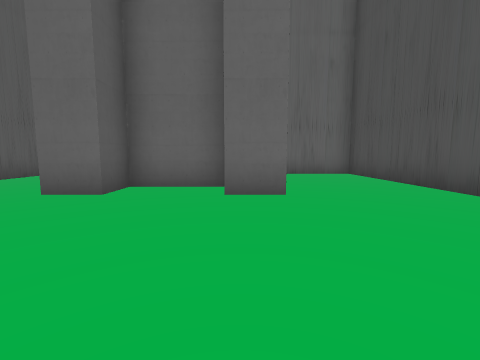
View 1 (above)

24 first-person views from a walk through a scene from a Unity 3-D project. The camera is 1.3 m above the floor, tilts 6° down and sees 90° across. The floor is counted in squares, 2 m on a side. Each view is taken from the middle of a square. On the plan, view 1 faces up. The plan holds only what a view shows up to about 9 squares ahead; the rest is blank. The place goes on beyond the plan. The player is left out. Some surface patterns are stand-ins.

View 2
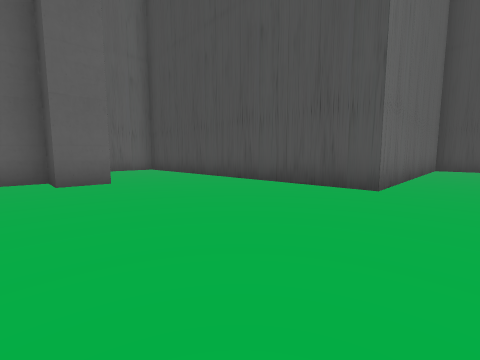

View 3
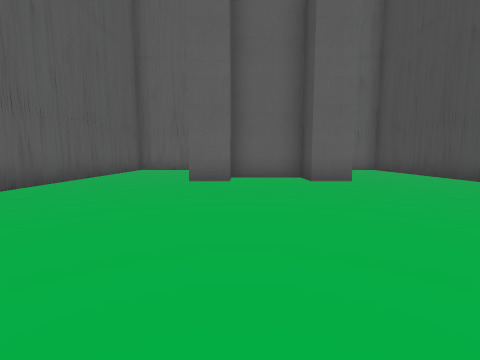

View 4
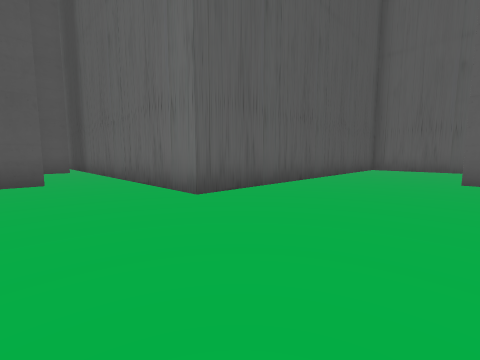

View 5
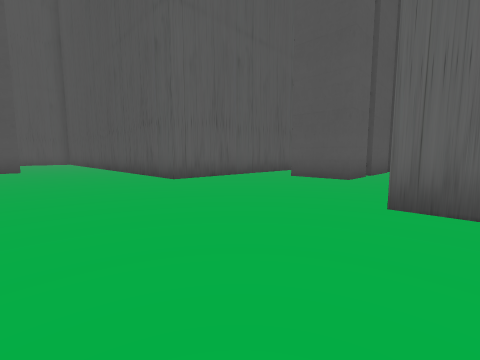

View 6
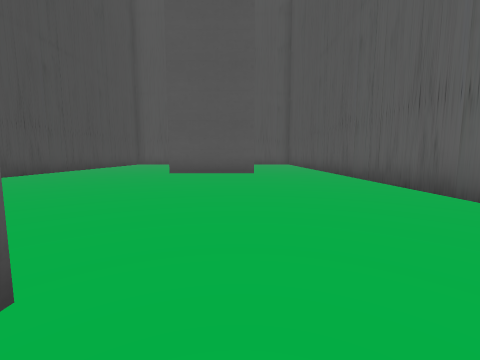

View 7
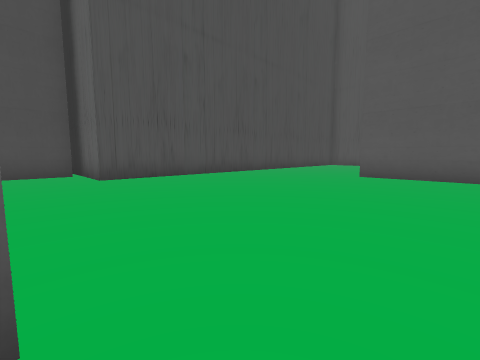

View 8
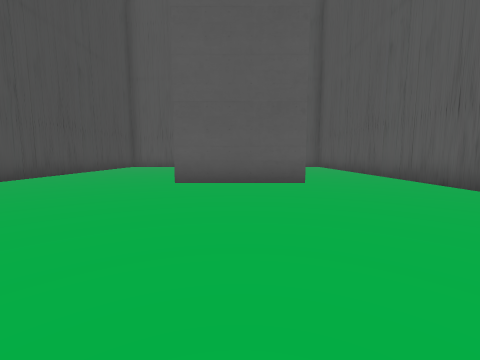

View 9
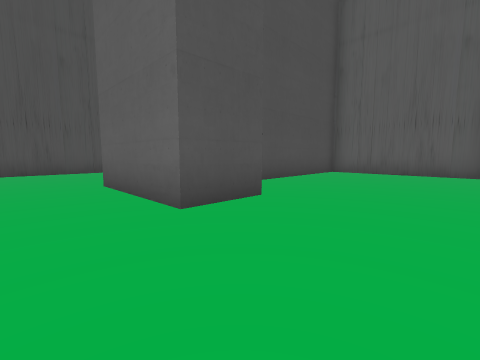

View 10
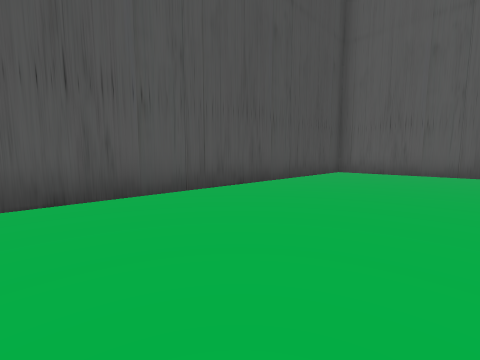

View 11
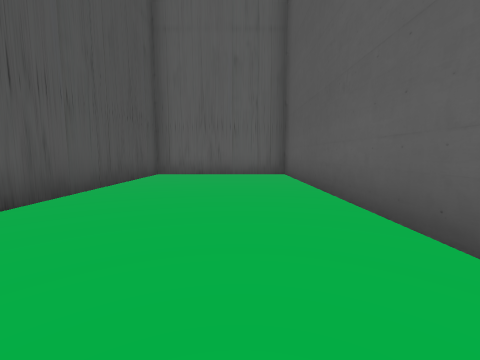

View 12
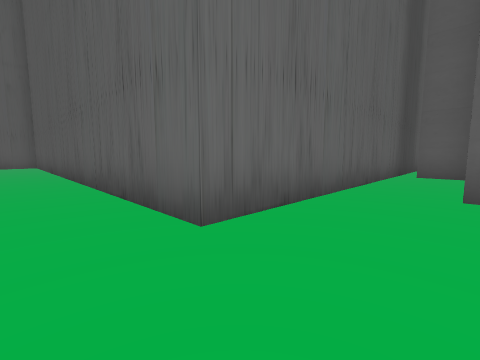

View 13
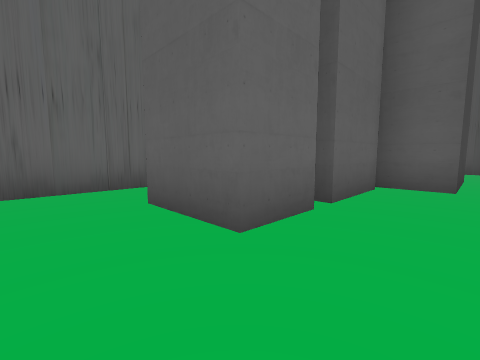

View 14
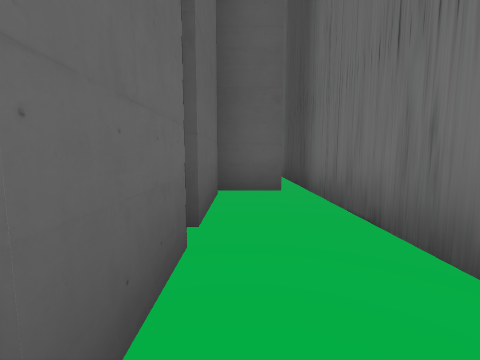

View 15
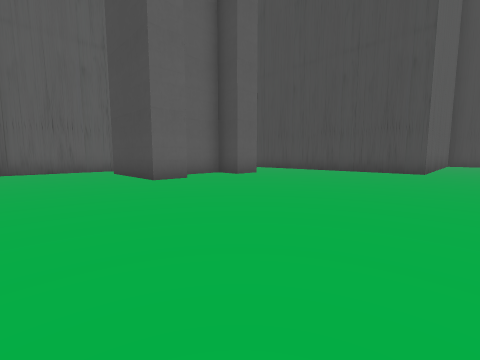

View 16
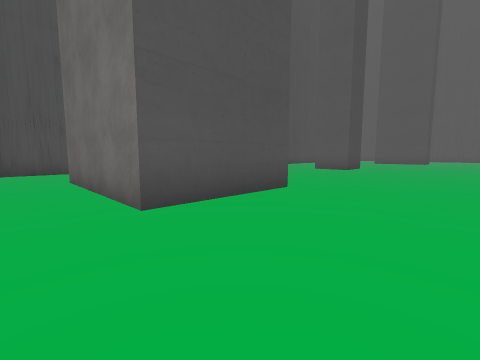

View 17
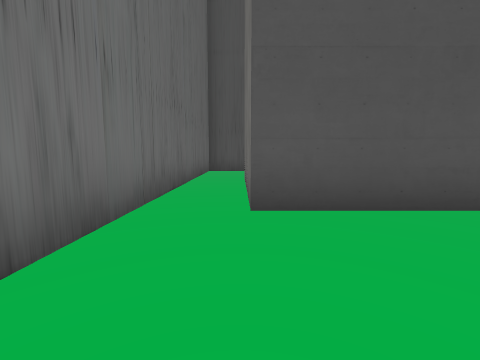

View 18
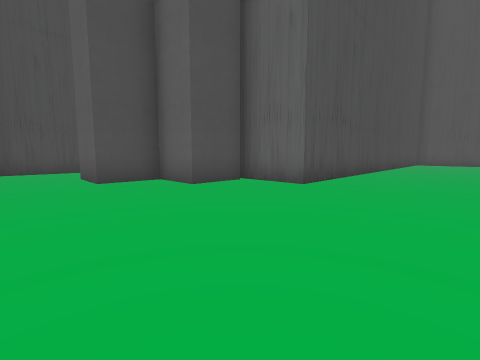

View 19
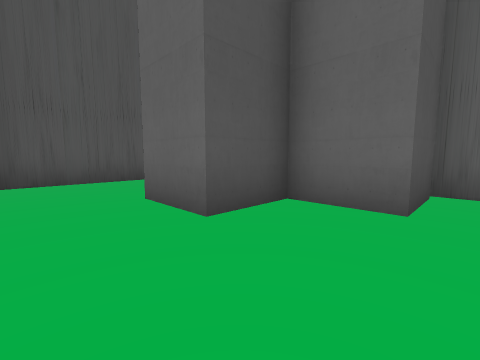

View 20
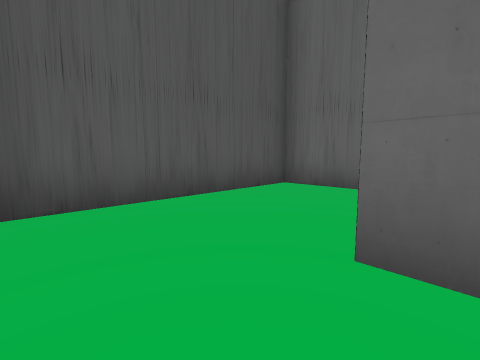

View 21
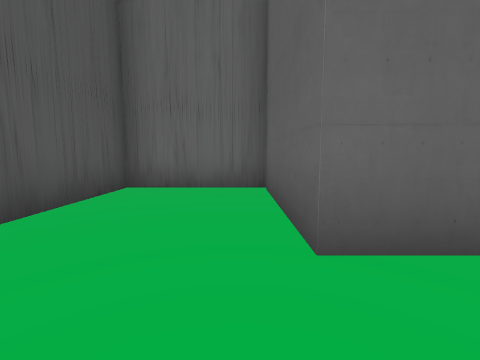

View 22
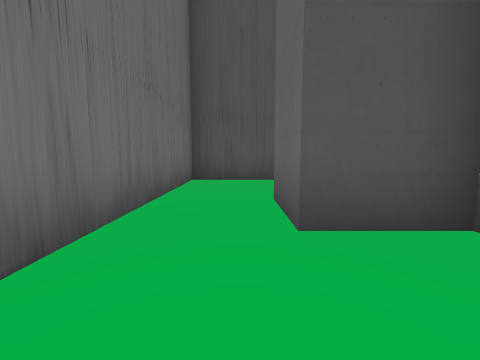

View 23
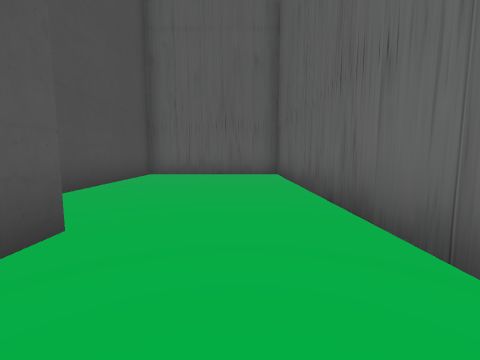

View 24
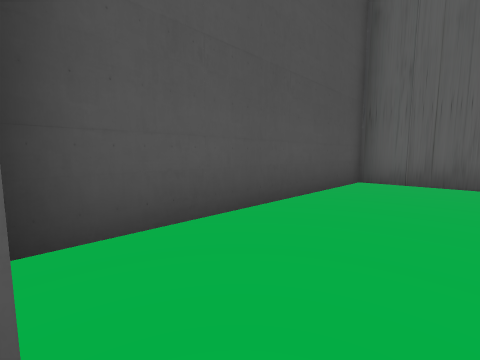

### Floor plan
Points are (right, up) in squares from view 1. A wall is a line through its corners. A room is listed if a view was taken in it or the views show most of it. See-through windows are left out.
Room 1 (views 1, 2, 3, 4, 5, 6, 7, 8, 9, 10, 11, 12, 13, 14, 15, 16, 17, 18, 19, 20, 21, 22, 23, 24)
walls: (5.5, -5.6) (5.5, -4) (7, -4) (7, -2.4) (8.5, -2.4) (8.5, -5.5); (0.9, 3.9) (-0.2, 3.9) (-0.2, 4.9) (-2.2, 4.9) (-2.2, 3.9) (-3.3, 3.9) (-3.3, 6.9) (0.8, 6.9); (-0.5, -12.4) (-0.5, -19) (3.7, -19) (3.7, -5.7) (11.2, -5.7) (11.2, -0.7) (3.7, -0.7) (3.7, 8.2) (-6, 8.2); (-3.5, -13.1) (-3.5, -11.5) (-0.5, -11.5); (-10.7, -2.4) (-9.4, -2.4) (-9.4, -4.1); (-13, -2.4) (-11.1, -2.4); (-13.3, -4.1) (-13.3, -5.3); (-13.3, -1.2) (-13.3, -2.5); (-6.3, 7.5) (-6.3, -0.7) (-13.6, -0.7); (-13.9, -5.7) (-6.3, -5.7) (-6.3, -19) (-2, -19) (-2, -13)
ways out: opening at (-13, -1)

Positions as (right, up) in squares from view 1, and headings:
1: (0, 0), facing up
2: (-1, -2), facing up-right
3: (-2, -2), facing up
4: (-3, -3), facing up-left
5: (-3, 0), facing down-left
6: (-3, -3), facing down
7: (-3, -4), facing down-right
8: (-2, -6), facing down
9: (-6, -10), facing down-right
10: (0, -10), facing down-right
11: (1, -11), facing down
12: (-5, -4), facing down-left
13: (-8, -1), facing down-left
14: (-9, -2), facing left
15: (-6, -2), facing up-right
16: (-6, 8), facing down-right
17: (-6, 7), facing right
18: (1, -1), facing down-right
19: (5, -1), facing down-right
20: (8, -1), facing down-right
21: (9, -1), facing down
22: (5, -2), facing right
23: (-5, -11), facing down
24: (-4, -13), facing down-right
